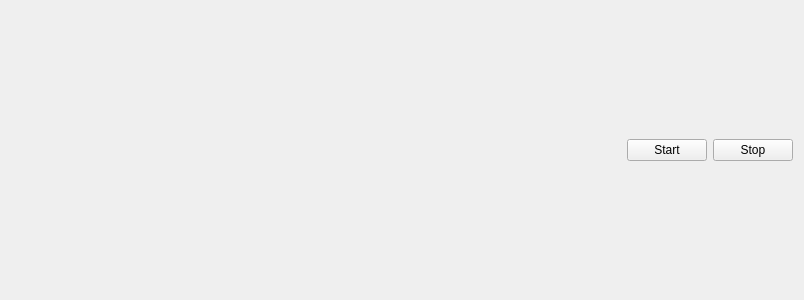
<?xml version="1.0" encoding="UTF-8"?>
<ui version="4.0">
 <class>QWdget_NoteNames</class>
 <widget class="QWidget" name="QWdget_NoteNames">
  <property name="geometry">
   <rect>
    <x>0</x>
    <y>0</y>
    <width>804</width>
    <height>300</height>
   </rect>
  </property>
  <property name="windowTitle">
   <string>Form</string>
  </property>
  <layout class="QVBoxLayout" name="verticalLayout">
   <item>
    <layout class="QHBoxLayout" name="horizontalLayout_2">
     <item>
      <spacer name="horizontalSpacer">
       <property name="orientation">
        <enum>Qt::Horizontal</enum>
       </property>
       <property name="sizeHint" stdset="0">
        <size>
         <width>40</width>
         <height>20</height>
        </size>
       </property>
      </spacer>
     </item>
     <item>
      <widget class="QPushButton" name="pushButton_Start">
       <property name="text">
        <string>Start</string>
       </property>
      </widget>
     </item>
     <item>
      <widget class="QPushButton" name="pushButton_Stop">
       <property name="text">
        <string>Stop</string>
       </property>
      </widget>
     </item>
    </layout>
   </item>
  </layout>
 </widget>
 <resources/>
 <connections/>
</ui>
